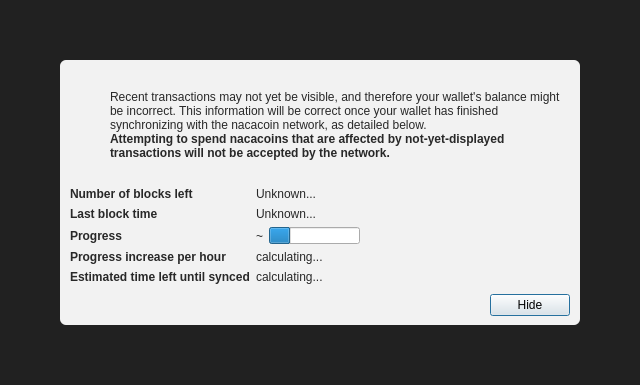
<?xml version="1.0" encoding="UTF-8"?>
<ui version="4.0">
 <class>ModalOverlay</class>
 <widget class="ModalOverlay" name="ModalOverlay">
  <property name="geometry">
   <rect>
    <x>0</x>
    <y>0</y>
    <width>640</width>
    <height>385</height>
   </rect>
  </property>
  <property name="windowTitle">
   <string>Form</string>
  </property>
  <layout class="QVBoxLayout" name="verticalLayout" stretch="0">
   <property name="sizeConstraint">
    <enum>QLayout::SetDefaultConstraint</enum>
   </property>
   <property name="leftMargin">
    <number>0</number>
   </property>
   <property name="topMargin">
    <number>0</number>
   </property>
   <property name="rightMargin">
    <number>0</number>
   </property>
   <property name="bottomMargin">
    <number>0</number>
   </property>
   <item>
    <widget class="QWidget" name="bgWidget" native="true">
     <property name="styleSheet">
      <string notr="true">#bgWidget { background: rgba(0,0,0,220); }</string>
     </property>
     <layout class="QVBoxLayout" name="verticalLayoutMain" stretch="1">
      <property name="leftMargin">
       <number>60</number>
      </property>
      <property name="topMargin">
       <number>60</number>
      </property>
      <property name="rightMargin">
       <number>60</number>
      </property>
      <property name="bottomMargin">
       <number>60</number>
      </property>
      <item>
       <widget class="QWidget" name="contentWidget" native="true">
        <property name="styleSheet">
         <string notr="true">#contentWidget { background: rgba(255,255,255,240); border-radius: 6px; }

QLabel { color: rgb(40,40,40);  }</string>
        </property>
        <layout class="QVBoxLayout" name="verticalLayoutSub" stretch="1,0,0,0">
         <property name="spacing">
          <number>0</number>
         </property>
         <property name="leftMargin">
          <number>10</number>
         </property>
         <property name="topMargin">
          <number>10</number>
         </property>
         <property name="rightMargin">
          <number>10</number>
         </property>
         <property name="bottomMargin">
          <number>10</number>
         </property>
         <item>
          <layout class="QHBoxLayout" name="horizontalLayoutIconText" stretch="0,1">
           <property name="topMargin">
            <number>20</number>
           </property>
           <item>
            <layout class="QVBoxLayout" name="verticalLayoutIcon">
             <property name="leftMargin">
              <number>0</number>
             </property>
             <item>
              <widget class="QPushButton" name="warningIcon">
               <property name="enabled">
                <bool>false</bool>
               </property>
               <property name="text">
                <string/>
               </property>
               <property name="icon">
                <iconset>
                 <normaloff>:/icons/warning</normaloff>
                 <disabledoff>:/icons/warning</disabledoff>:/icons/warning</iconset>
               </property>
               <property name="iconSize">
                <size>
                 <width>48</width>
                 <height>48</height>
                </size>
               </property>
               <property name="flat">
                <bool>true</bool>
               </property>
              </widget>
             </item>
             <item>
              <spacer name="verticalSpacerWarningIcon">
               <property name="orientation">
                <enum>Qt::Vertical</enum>
               </property>
               <property name="sizeHint" stdset="0">
                <size>
                 <width>20</width>
                 <height>40</height>
                </size>
               </property>
              </spacer>
             </item>
            </layout>
           </item>
           <item>
            <layout class="QVBoxLayout" name="verticalLayoutInfoText">
             <property name="leftMargin">
              <number>0</number>
             </property>
             <property name="topMargin">
              <number>0</number>
             </property>
             <item>
              <widget class="QLabel" name="infoText">
               <property name="text">
                <string>Recent transactions may not yet be visible, and therefore your wallet's balance might be incorrect. This information will be correct once your wallet has finished synchronizing with the nacacoin network, as detailed below.</string>
               </property>
               <property name="textFormat">
                <enum>Qt::RichText</enum>
               </property>
               <property name="wordWrap">
                <bool>true</bool>
               </property>
              </widget>
             </item>
             <item>
              <widget class="QLabel" name="infoTextStrong">
               <property name="font">
                <font>
                 <weight>75</weight>
                 <bold>true</bold>
                </font>
               </property>
               <property name="text">
                <string>Attempting to spend nacacoins that are affected by not-yet-displayed transactions will not be accepted by the network.</string>
               </property>
               <property name="textFormat">
                <enum>Qt::RichText</enum>
               </property>
               <property name="wordWrap">
                <bool>true</bool>
               </property>
              </widget>
             </item>
             <item>
              <spacer name="verticalSpacerInTextSpace">
               <property name="orientation">
                <enum>Qt::Vertical</enum>
               </property>
               <property name="sizeHint" stdset="0">
                <size>
                 <width>20</width>
                 <height>40</height>
                </size>
               </property>
              </spacer>
             </item>
            </layout>
           </item>
          </layout>
         </item>
         <item>
          <spacer name="verticalSpacerAfterText">
           <property name="orientation">
            <enum>Qt::Vertical</enum>
           </property>
           <property name="sizeHint" stdset="0">
            <size>
             <width>20</width>
             <height>40</height>
            </size>
           </property>
          </spacer>
         </item>
         <item>
          <layout class="QFormLayout" name="formLayout">
           <property name="fieldGrowthPolicy">
            <enum>QFormLayout::FieldsStayAtSizeHint</enum>
           </property>
           <property name="horizontalSpacing">
            <number>6</number>
           </property>
           <property name="verticalSpacing">
            <number>6</number>
           </property>
           <property name="topMargin">
            <number>10</number>
           </property>
           <item row="0" column="0">
            <widget class="QLabel" name="labelNumberOfBlocksLeft">
             <property name="font">
              <font>
               <weight>75</weight>
               <bold>true</bold>
              </font>
             </property>
             <property name="text">
              <string>Number of blocks left</string>
             </property>
            </widget>
           </item>
           <item row="0" column="1">
            <widget class="QLabel" name="numberOfBlocksLeft">
             <property name="text">
              <string>Unknown...</string>
             </property>
            </widget>
           </item>
           <item row="1" column="0">
            <widget class="QLabel" name="labelLastBlockTime">
             <property name="font">
              <font>
               <weight>75</weight>
               <bold>true</bold>
              </font>
             </property>
             <property name="text">
              <string>Last block time</string>
             </property>
            </widget>
           </item>
           <item row="1" column="1">
            <widget class="QLabel" name="newestBlockDate">
             <property name="sizePolicy">
              <sizepolicy hsizetype="Maximum" vsizetype="Preferred">
               <horstretch>0</horstretch>
               <verstretch>0</verstretch>
              </sizepolicy>
             </property>
             <property name="text">
              <string>Unknown...</string>
             </property>
            </widget>
           </item>
           <item row="2" column="0">
            <widget class="QLabel" name="labelSyncDone">
             <property name="font">
              <font>
               <weight>75</weight>
               <bold>true</bold>
              </font>
             </property>
             <property name="text">
              <string>Progress</string>
             </property>
            </widget>
           </item>
           <item row="2" column="1">
            <layout class="QHBoxLayout" name="horizontalLayoutSync" stretch="0,1">
             <item>
              <widget class="QLabel" name="percentageProgress">
               <property name="text">
                <string notr="true">~</string>
               </property>
              </widget>
             </item>
             <item>
              <widget class="QProgressBar" name="progressBar">
               <property name="value">
                <number>24</number>
               </property>
               <property name="format">
                <string/>
               </property>
              </widget>
             </item>
            </layout>
           </item>
           <item row="4" column="0">
            <widget class="QLabel" name="labelProgressIncrease">
             <property name="font">
              <font>
               <weight>75</weight>
               <bold>true</bold>
              </font>
             </property>
             <property name="text">
              <string>Progress increase per hour</string>
             </property>
            </widget>
           </item>
           <item row="4" column="1">
            <widget class="QLabel" name="progressIncreasePerH">
             <property name="text">
              <string>calculating...</string>
             </property>
            </widget>
           </item>
           <item row="5" column="0">
            <widget class="QLabel" name="labelEstimatedTimeLeft">
             <property name="font">
              <font>
               <weight>75</weight>
               <bold>true</bold>
              </font>
             </property>
             <property name="text">
              <string>Estimated time left until synced</string>
             </property>
            </widget>
           </item>
           <item row="5" column="1">
            <widget class="QLabel" name="expectedTimeLeft">
             <property name="text">
              <string>calculating...</string>
             </property>
            </widget>
           </item>
          </layout>
         </item>
         <item>
          <layout class="QHBoxLayout" name="horizontalLayoutButtons">
           <property name="leftMargin">
            <number>10</number>
           </property>
           <property name="topMargin">
            <number>10</number>
           </property>
           <item>
            <spacer name="horizontalSpacer">
             <property name="orientation">
              <enum>Qt::Horizontal</enum>
             </property>
             <property name="sizeHint" stdset="0">
              <size>
               <width>40</width>
               <height>20</height>
              </size>
             </property>
            </spacer>
           </item>
           <item>
            <widget class="QPushButton" name="closeButton">
             <property name="text">
              <string>Hide</string>
             </property>
             <property name="focusPolicy">
              <enum>Qt::StrongFocus</enum>
             </property>
             <property name="default">
              <bool>true</bool>
             </property>
            </widget>
           </item>
          </layout>
         </item>
        </layout>
       </widget>
      </item>
     </layout>
    </widget>
   </item>
  </layout>
 </widget>
 <customwidgets>
  <customwidget>
   <class>ModalOverlay</class>
   <extends>QWidget</extends>
   <header>qt/modaloverlay.h</header>
   <container>1</container>
  </customwidget>
 </customwidgets>
 <resources/>
 <connections/>
</ui>
